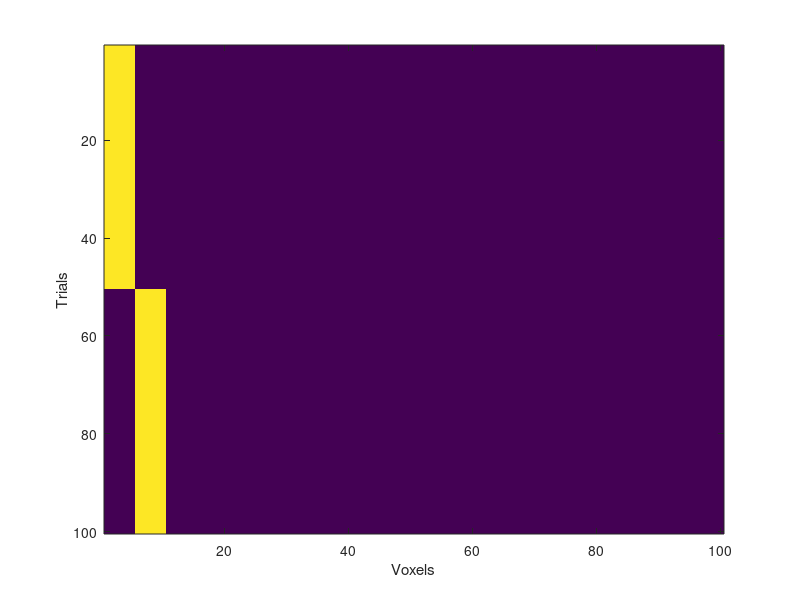
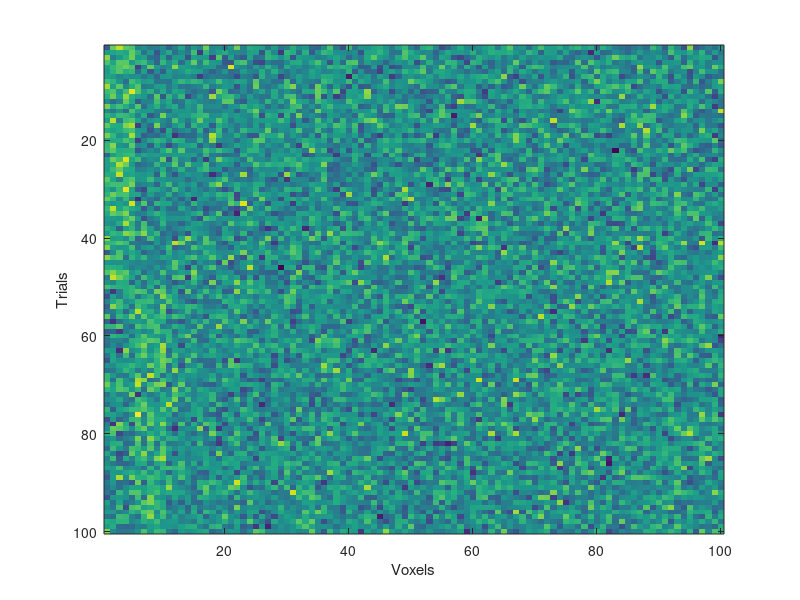

MATLAB code to generate these figures, in order: (Note: this script raises an error after producing the figures.)
%% Do a full CV!
% I plan to do a entire cross validation. The goal is to build a
% reuseable Lasso with CV for simulated data set. 

%% WARNING: This will clear the work space & variables.
clear;clc;

%% You can set the parameters for CV here
% Please the dimension of the data sets
ntrials = 100;
nvoxels = 100;
% Please set the number of folds 
k = 5;
% It needs to know the number of row labels
% ps:Currently, this program can just run normally when there are 2 rowlabels
rowLabels.num = 2;
% It is useful to know the size for the testing set
test.size = ntrials / k ;

% Display the parameters
disp ('Parameters: ')
disp(['Voxels: '  num2str(nvoxels)])
disp(['trials: '  num2str(ntrials)])
disp(['K : '  num2str(k)])
disp(['Number of row labels: ' num2str(rowLabels.num)])


%% Simulate the data
% Creating the background 
X.raw = zeros(ntrials, nvoxels);

% Add some signals 
signal = 1;
disp(['Signal intensity = ' num2str(signal)])
X.raw(1:ntrials/rowLabels.num,1:5) = X.raw(1:ntrials/rowLabels.num,1:5) + signal;
X.raw(ntrials/rowLabels.num + 1:end,6:10) = X.raw(ntrials/rowLabels.num + 1 : end ,6:10) + signal;
% plot the signal
figure(1)
imagesc(X.raw)
xlabel('Voxels')
ylabel('Trials')

% Adding noise 
rng(1) % Set the seeTo make the result replicable
noise = 1;
disp(['Noise intensity = ' num2str(noise)])
X.raw = X.raw + noise * randn(ntrials,nvoxels);   
size(X.raw);
% plot the noise + signal
figure(2)
imagesc(X.raw)
xlabel('Voxels')
ylabel('Trials')

% Create row labels
rowLabels.whole = zeros(ntrials,1);
rowLabels.whole(1:ntrials / rowLabels.num ,1) = 1;
% Create new row labels for CV blocks
rowLabels.train = zeros(ntrials - test.size,1); 
rowLabels.train(1: (ntrials - test.size)/rowLabels.num ,1) = 1; 
rowLabels.test = zeros(test.size,1); 
rowLabels.test(1:test.size / rowLabels.num ,1) = 1; 


%% Generating indices for Outer CV
% generate indices for CV
CV.blocks = 1:k;
CV.blocks = CV.blocks';
CV.indices = repmat(CV.blocks,[ntrials / k,1]);
% Creating indices for test set and training set
for i = 1: k
    test.indices(:,i) = CV.indices == i;
    train.indices(:,i) = CV.indices ~= i;
end



%% Iterative Lasso
% Try the 1st iteration

% Split the data into training set and testing set 
X.test = X.raw(test.indices(:,1) ,:);
X.train = X.raw(train.indices(:,1) ,:);

% Fit cvglmnet
cvfit = cvglmnet (X.train, rowLabels.train, 'binomial', 'class', test.indices(1)',5)
% Get the indice for the lambda with the best accuracy 
find(cvfit.lambda == cvfit.lambda_min);
% Plot the cross-validation curve
cvglmnetPlot(cvfit)

% Set the lambda value
opts = glmnetSet();
opts.lambda = cvfit.lambda_min;

% Fit glmnet
fit = glmnet(X.train, rowLabels.train, 'binomial', opts)

% Evaluate the prediction 
test.prediction = (X.test*fit.beta + repmat(fit.a0, test.size, 1)) > 0 ;  
test.accuracy(:,1) = mean(rowLabels.test == test.prediction)'



